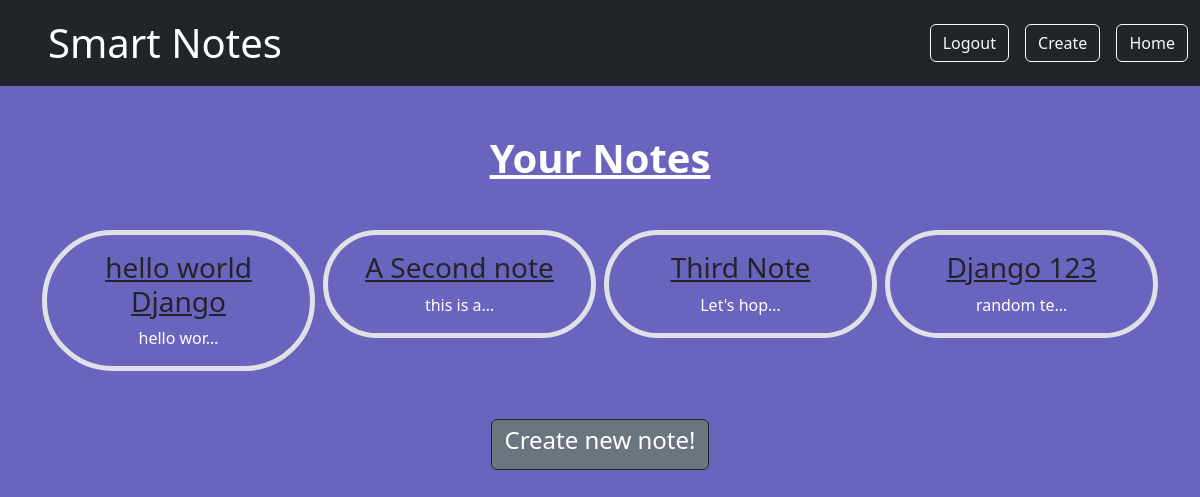
The app's page /smart/notes (signed in), older data.
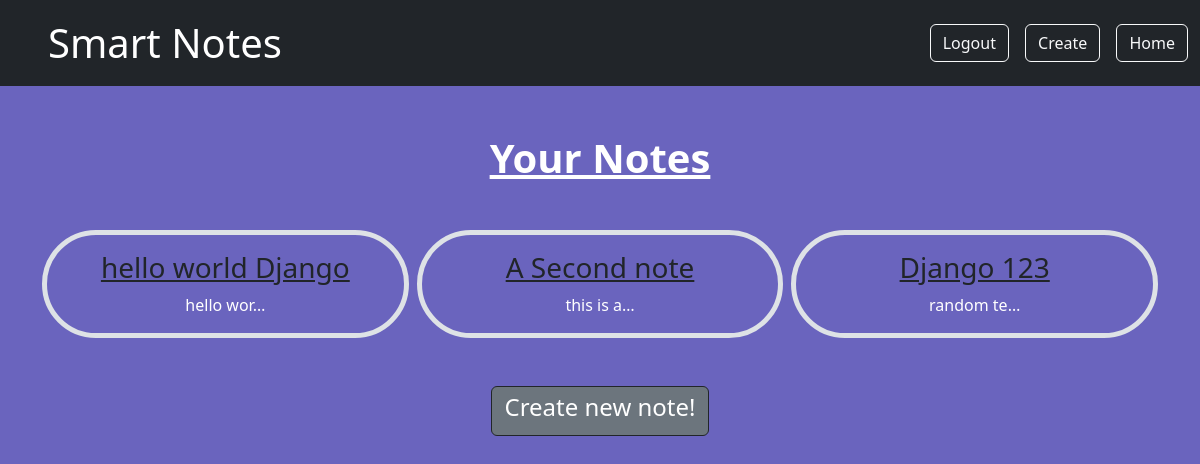
The same page, newer data.
### notes/models.py (models this page shows)
class Notes(models.Model):
    title = models.CharField(max_length=200)
    text = models.TextField()
    created = models.DateTimeField(auto_now_add=True)
    user = models.ForeignKey(
        User, on_delete=models.CASCADE, related_name='notes')

### notes/views.py (the view)
# urls.py: path('notes', views.NotesListView.as_view(), name='notes.list'),
class NotesListView(LoginRequiredMixin, ListView):
    model = Notes
    context_object_name = 'notes'
    template_name = 'notes/notes_list.html'
    login_url = '/login'
    def get_queryset(self):
        return self.request.user.notes.all()

### notes/templates/notes/notes_list.html (shortened to what this page needs)
{% extends 'base.html' %}
{% block content %}
    {% if notes|length == 0 %}
        <div class="container">
            <h1>Currently no notes</h1>
            <a href="{% url 'notes.new' %}" class="btn btn-secondary p-2 my-5"><h3>Create a note now!</h3></a>
        </div>
    {% else %}
        <h1 class="my-5"><b><u>Your Notes</u></b></h1>
        <div class="row row-cols3 g-2">
            {% for note in notes %}
            <div class="col">
                <div class="rounded-pill p-3 border border-5 ">
                    <a href="{% url 'notes.detail' pk=note.id %}" class="text-dark text-decoration-non"><h3>{{note.title}}</h3></a>
                    {{note.text|truncatechars:10}}
                </div>
            </div>
            {% endfor %}
        </div>
        <a href="{% url 'notes.new' %}" class="btn btn-secondary my-5 border-dark"><h4>Create new note!</h4></a>
    {% endif %}
{% endblock %}

### static/templates/base.html (shortened to what this page needs)
{% load static %}
<!DOCTYPE html>
<html lang="en">
<head>
    <link rel="stylesheet" type="text/css" href="{% static 'css/style.css' %}">
    <link href="https://cdn.jsdelivr.net/npm/bootstrap@5.2.0-beta1/dist/css/bootstrap.min.css" rel="stylesheet">
</head>
<body class="text-white"  style="background-color:#6a64be" >
    <nav class="navbar navbar-dark bg-dark">
        <a href="{% url 'home' %}" class="navbar-brand mx-5 fs-1"> Smart Notes </a>
        <div class="ms-auto p-2">
            {% if user.is_authenticated %}
            <a href="{% url 'logout' %}" class="btn btn-outline-light me-1 mx-2">Logout</a>
            <a href="{% url 'notes.new' %}" class="btn btn-outline-light me-1 mx-2">Create</a>
            <a href="{% url 'notes.list' %}" class="btn btn-outline-light me-1 mx-2">Home</a>
            {% else %}
            <a href="{% url 'login' %}" class="btn btn-outline-light me-1 mx-2">Login</a>
            <a href="{% url 'signup' %}" class="btn btn-outline-light me-1 mx-2">Signup</a>
            {% endif %}
        </div>
    </nav>
    <div class="my-5 text-center container">
        {% block content %}
        {% endblock %}
    </div>
</body>
</html>

Row changes from the older to the newer data that the page shows:
removed Notes: title "Third Note", text "Let's hop…"
